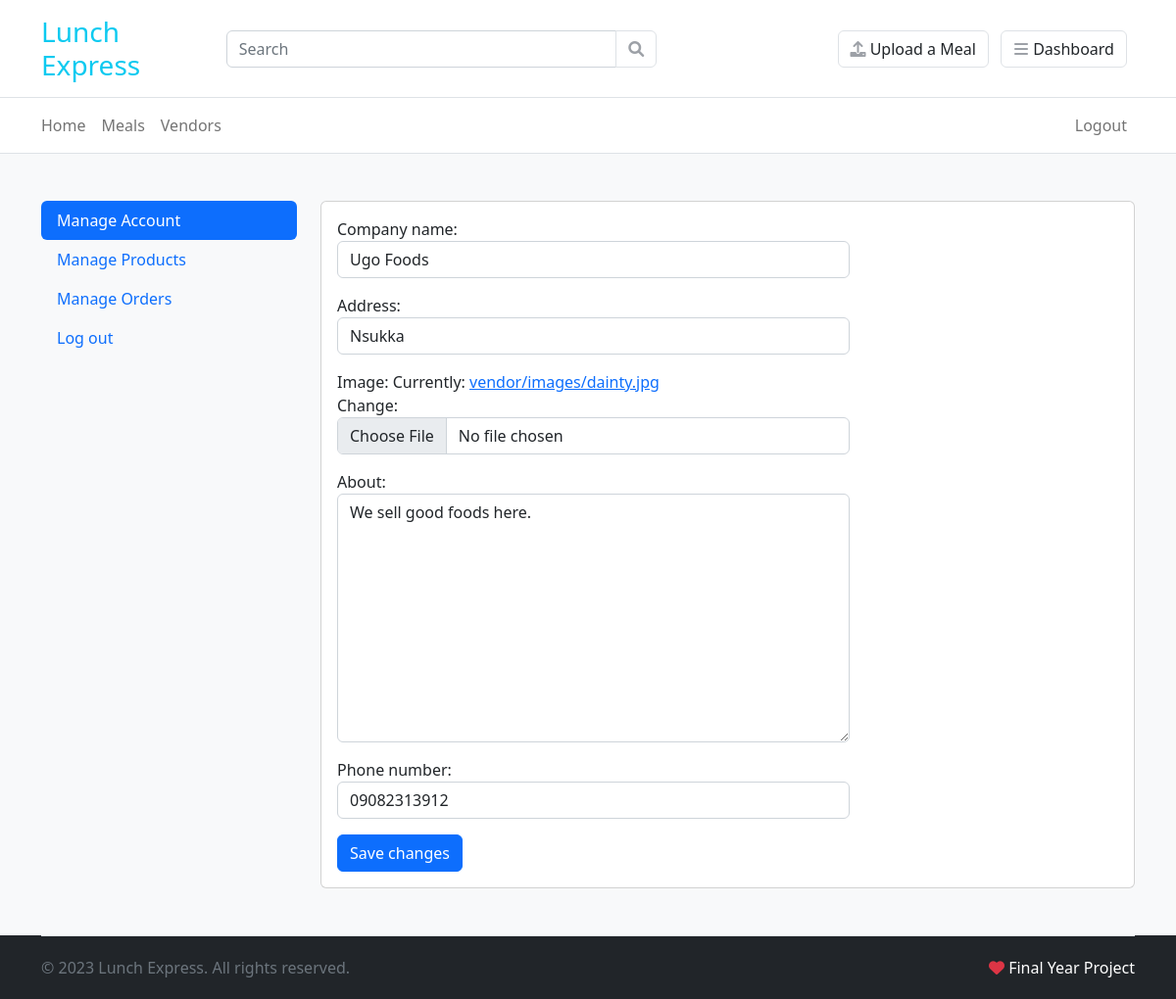
/account/vendor/ (signed in), run on the app's committed database.
### accounts/models.py (models this page shows, shortened)
class Vendor(models.Model):
    user = models.OneToOneField(
        User,
        on_delete=models.CASCADE,
        null=True,
        related_name='vendor')
    company_name = models.CharField(max_length=50)
    address = models.CharField(max_length=600)
    about = models.TextField()
    image = models.ImageField(upload_to='vendor/images')
    phone_number = models.CharField(max_length=11)

### accounts/views.py (the view)
# urls.py: path('vendor/', views.vendor_account, name='vendor'),
@login_required
def vendor_account(request):
    if request.user.is_customer:
        return redirect("accounts:customer")
    if request.method == 'POST':
        form = VendorForm(
            request.POST, request.FILES,
            instance=request.user.vendor)
        if form.is_valid():
            form.save()
            messages.success(request, 'Your account was successully updated.')
            return redirect('accounts:vendor')
        else:
            messages.warning(
                request, 'There was an error while updating your account.')
    else:
        form = VendorForm(instance=request.user.vendor)
    template = 'vendor/account.html'
    context = {
        'form': form,
    }
    return render(request, template, context)

### accounts/forms.py
class VendorForm(forms.ModelForm):
    def __init__(self, *args, **kwargs):
        super().__init__(*args, **kwargs)
        for field in self.visible_fields():
            field.field.widget.attrs['class'] = 'form-control'
    class Meta:
        model = Vendor
        fields = ['company_name', 'address', 'image', 'about', 'phone_number']

### carts/context_processors.py (called while the page is built)
def cart(request):
    return {'cart': Cart(request)}

### templates/vendor/account.html (shortened to what this page needs)
{% extends 'base.html' %}
{% block content %}
<section class="py-5 bg-light">
    <div class="container">
        <div class="row">
            {% include "partials/_vendor_nav.html" %}
            <div class="col-lg-9">
                <article class="card">
                    <div class="card-body">
                        <form method="post" action="" enctype="multipart/form-data">
                            <div class="row">
                                <div class="col-lg-8">
                                    <div class="row gx-3">
                                        {{ form.as_p }}
                                    </div>
                                </div>
                            </div>
                            <button class="btn btn-primary" type="submit">Save changes</button>
                        </form>
                    </div>
                </article>
            </div>
        </div>
    </div>
</section>
{% endblock %}

### data on the page
Vendor: company_name "Ugo Foods", address "Nsukka", about "We sell good foods here.", phone_number "09082313912"
